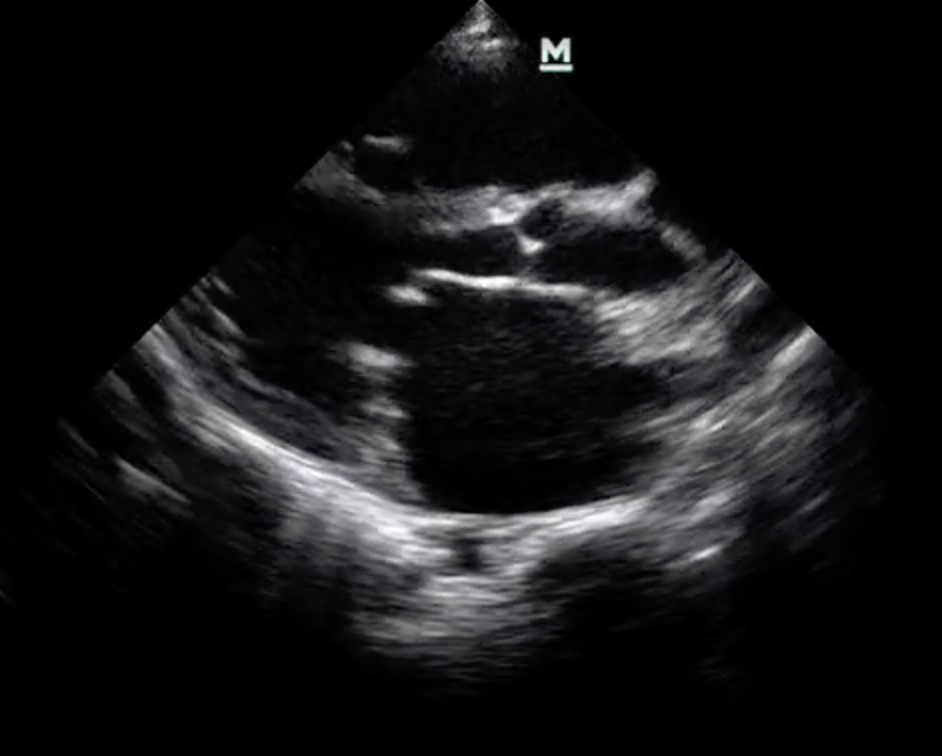
#> input picture imgs/rhd_positive.jpg, 942 x 756 px, found by its file name
$ python plot_figures.py   (older library calls are emulated)
#> lines starting #> are read from the running program, lines starting #| are printed output that depends on the picture; after the words box and inside, x2 and y2 are one past the last pixel; in counts of white or black regions, pixels touching at a corner belong together
import matplotlib
matplotlib.use('Agg')  # NOQA
from matplotlib import cm
import mpl_toolkits.mplot3d
import matplotlib.pyplot as plt
import numpy as np
import scipy.misc as sm

from matplotlib import rc
rc('text', usetex=True)
alpha = {'alpha': 1.0}
matplotlib.rc('grid', **alpha)

img = np.random.randint(0, 255, size=(256, 256, 3))
plt.imshow(img)

RHD_ROOT = '/Users/johmathe/code/enmi/imgs/'
img = sm.imread(RHD_ROOT + 'rhd_positive.jpg')
#> img is the input picture: shape (756, 942, 3); mean R, G, B 21.1, 21, 21.8
img = sm.imresize(img, (227,227,3))
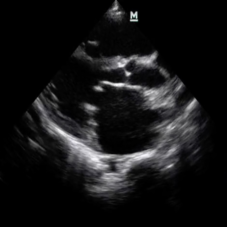
#> img: shape (227, 227, 3); mean R, G, B 21.1, 21, 21.8
img[50:66, 50:66, :] = (255,255,255)
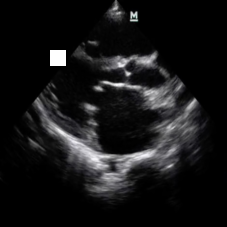
#> img: shape (227, 227, 3); 0.5% of pixels changed, all inside (x1, y1, x2, y2) = (50, 50, 66, 66)
plt.imshow(img)
plt.savefig('imgs/patch.pdf')
plt.figure()


img = np.random.randint(0,255,size=(256,256,3))

plt.imshow(img, interpolation=None)
plt.savefig('imgs/white_noise.pdf')
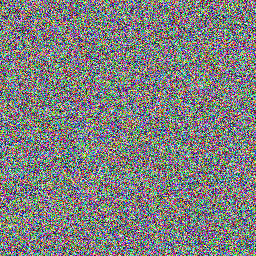
#> shown: shape (256, 256, 3); mean R, G, B 126.5, 127.4, 126.9
plt.figure()

X = np.arange(-2, 2, 0.03)
Y = np.arange(-2, 2, 0.03)
X, Y = np.meshgrid(X, Y)

Z = 0.7 * np.sin(-X * 2 * np.cos(Y))
fig = plt.figure(figsize=(16, 10))
#> (the run stopped early here; a loop or call above may not have finished)

$ run again, with imgs/baylabs_software.jpg copied over imgs/rhd_positive.jpg
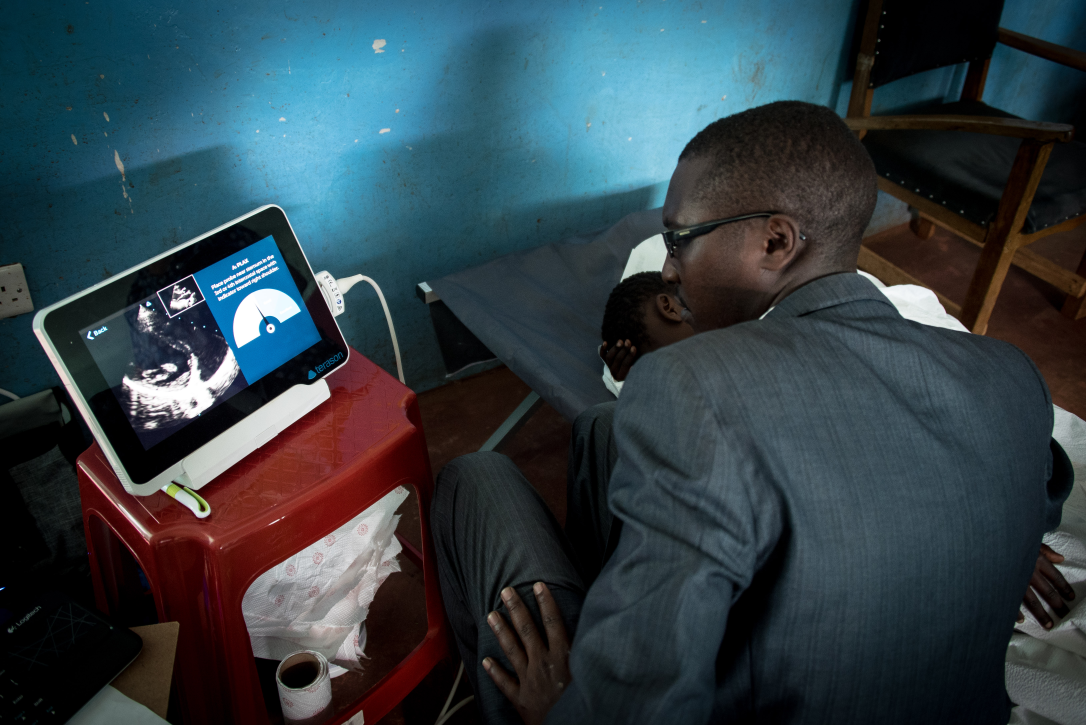
#> input picture imgs/baylabs_software.jpg, 5430 x 3625 px, found by its file name (shown at 1/5 size)
#> img is the input picture: shape (3625, 5430, 3); mean R, G, B 49.5, 63.7, 70.8
#> `img = sm.imresize(img, (227,227,3))`:
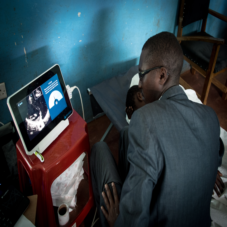
#> img: shape (227, 227, 3); mean R, G, B 49.5, 63.7, 70.8
#> `img[50:66, 50:66, :] = (255,255,255)`:
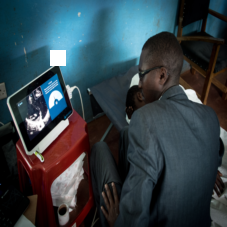
#> img: shape (227, 227, 3); 0.5% of pixels changed, all inside (x1, y1, x2, y2) = (50, 50, 66, 66)
